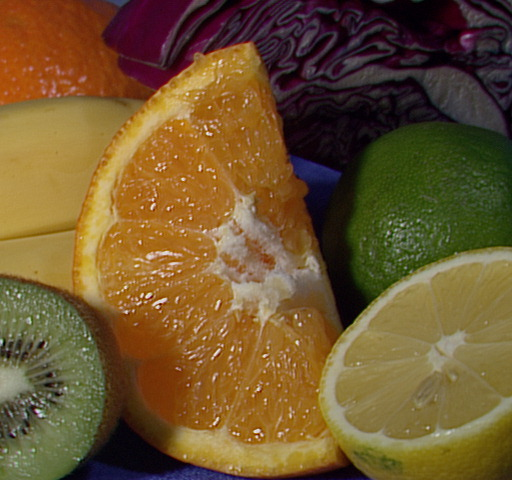
#> input picture test_images/fruits.jpg, 512 x 480 px, found by its file name
$ python rgb_segmentation.py
#> lines starting #> are read from the running program, lines starting #| are printed output that depends on the picture; after the words box and inside, x2 and y2 are one past the last pixel; in counts of white or black regions, pixels touching at a corner belong together
import cv2
import numpy as np

cv2.samples.addSamplesDataSearchPath("../test_images")

fruits = cv2.imread(cv2.samples.findFile('fruits.jpg'))
#> fruits is the input picture: shape (480, 512, 3); mean B, G, R 46.2, 85.6, 110.8
fruits_rgb = cv2.cvtColor(fruits, cv2.COLOR_BGR2RGB)

cv2.namedWindow("Image")

def do_nothing(value):
    pass

cv2.createTrackbar("low_r", "Image", 0, 255, do_nothing)
#> slider 'low_r' is set to 51
cv2.createTrackbar("low_g", "Image", 0, 255, do_nothing)
#> slider 'low_g' is set to 51
cv2.createTrackbar("low_b", "Image", 0, 255, do_nothing)
#> slider 'low_b' is set to 51

cv2.createTrackbar("high_r", "Image", 255, 255, do_nothing)
cv2.createTrackbar("high_g", "Image", 255, 255, do_nothing)
cv2.createTrackbar("high_b", "Image", 255, 255, do_nothing)

while True:
    low_r = cv2.getTrackbarPos("low_r", "Image")
    low_g = cv2.getTrackbarPos("low_g", "Image")
    low_b = cv2.getTrackbarPos("low_b", "Image")

    high_r = cv2.getTrackbarPos("high_r", "Image")
    high_g = cv2.getTrackbarPos("high_g", "Image")
    high_b = cv2.getTrackbarPos("high_b", "Image")

    mask = cv2.inRange(fruits_rgb, np.array([low_r, low_g, low_b]), np.array([high_r, high_g, high_b]))
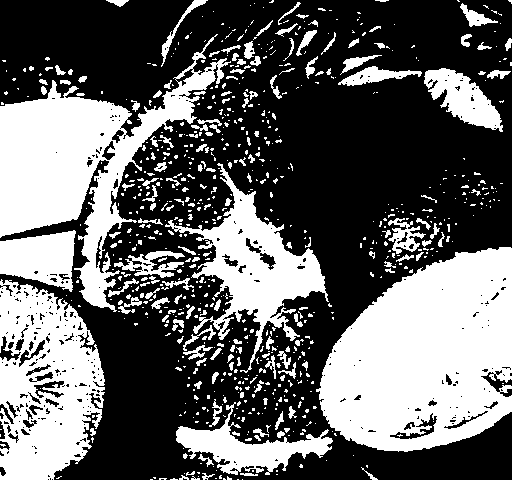
#> mask: shape (480, 512); 38.9% white; 789 white regions (617 under 20 px), largest, box (x1, y1, x2, y2) and area: (316, 247, 512, 452) 28744, (0, 34, 231, 312) 19519, (0, 279, 105, 480) 14376

    segmented_fruits = cv2.bitwise_and(fruits, fruits, mask=mask)
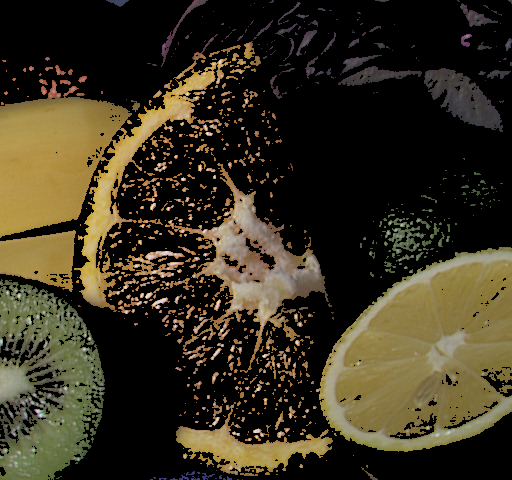
#> segmented_fruits: shape (480, 512, 3); mean B, G, R 31.4, 49.2, 56.2
    cv2.imshow("Image", segmented_fruits)
    if cv2.waitKey(1) & 0xFF == ord('q'):
#> (key q is pressed here)
        break
